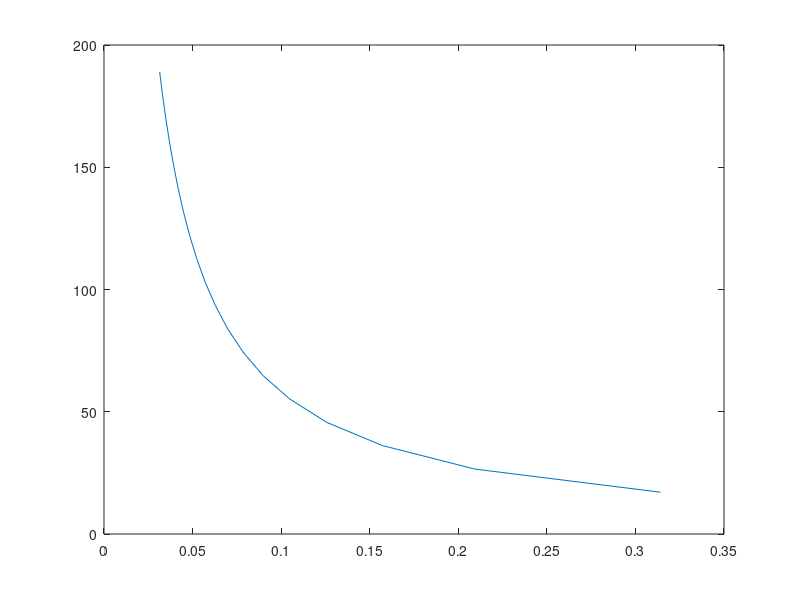

Source code (MATLAB):
% Exercício 

f = @(x) sin(x);

integral(f,0,pi)

deltas =[];
erros = [];

for n=10:5:100
    
    Dx = pi/n;
    x = [0:Dx:pi];
    size(x);

    F = f(x);
    S = F(1) + F(end);

    % Meio 2
    S = F(1) + F(end);
    for i = 2:size(x,2)-1

        if(mod(i,2) == 0) 
            S= S + 4*F(i);
        else
            S=S+2*F(i);
        end
    end
    error = S-2
    deltas=[deltas Dx];
    erros = [erros error];

end

plot(deltas,erros)
S=S*Dx/3
